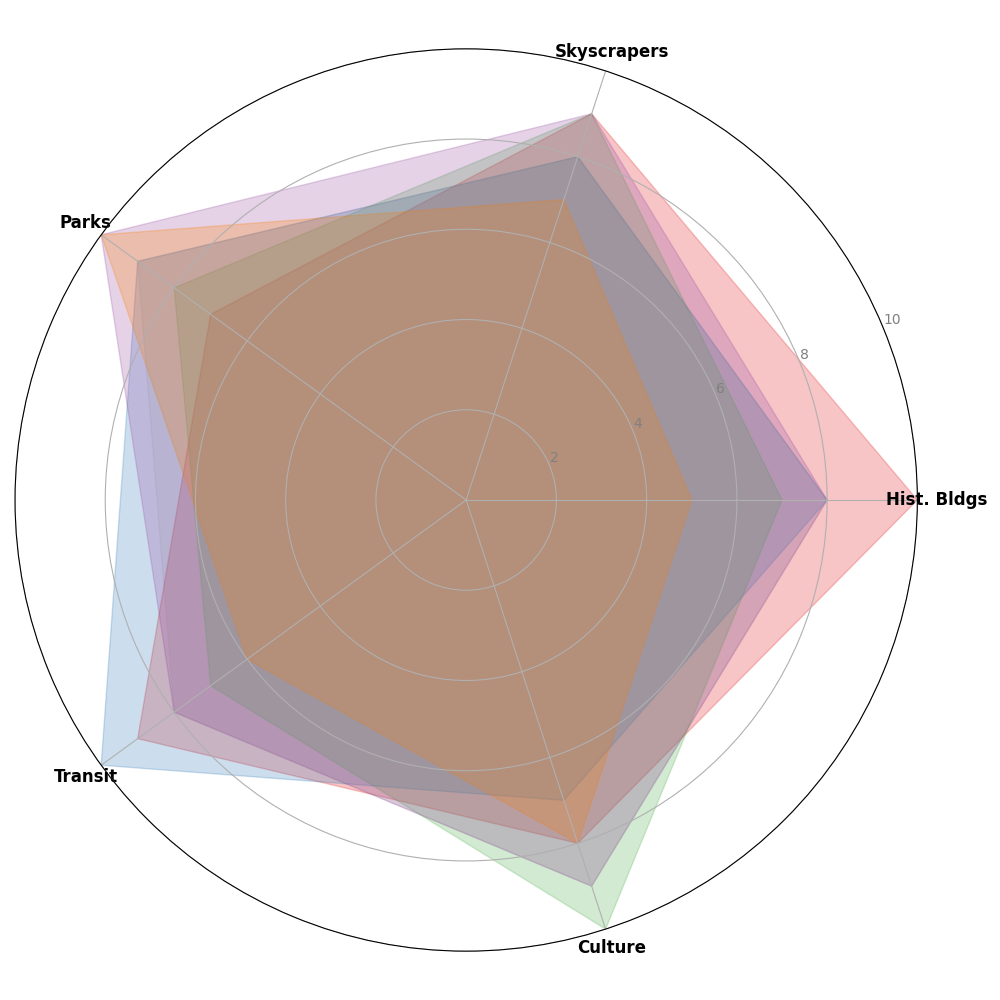

Here is the Python script that generated this plot:
import numpy as np
import matplotlib.pyplot as plt
from math import pi

categories = ['Hist. Bldgs', 'Skyscrapers', 'Parks', 'Transit', 'Culture']
city_scores = {
    'NYC': [10, 9, 7, 9, 8],
    'Paris': [8, 8, 9, 10, 7],
    'Tokyo': [7, 9, 8, 7, 10],
    'London': [8, 9, 10, 8, 9],
    'Dubai': [5, 7, 10, 6, 8]
}

global_averages = [8, 8, 9, 8, 9]

num_vars = len(categories)
angles = np.linspace(0, 2 * pi, num_vars, endpoint=False).tolist()
angles += angles[:1]

colors = ['#e41a1c', '#377eb8', '#4daf4a', '#984ea3', '#ff7f00']

fig, ax = plt.subplots(figsize=(10, 10), subplot_kw=dict(polar=True))

def add_city_radar(city_name, color):
    scores = city_scores[city_name]
    scores += scores[:1]
    ax.fill(angles, scores, color=color, alpha=0.25)

for city, color in zip(city_scores.keys(), colors):
    add_city_radar(city, color)

ax.set_xticks(angles[:-1])
ax.set_xticklabels(categories, fontsize=12, weight='bold')
ax.set_ylim(0, 10)
plt.yticks([2, 4, 6, 8, 10], ["2", "4", "6", "8", "10"], color="grey", size=10)

global_averages += global_averages[:1]
ax.fill(angles, global_averages, color='grey', alpha=0.1)

plt.tight_layout()
plt.show()
